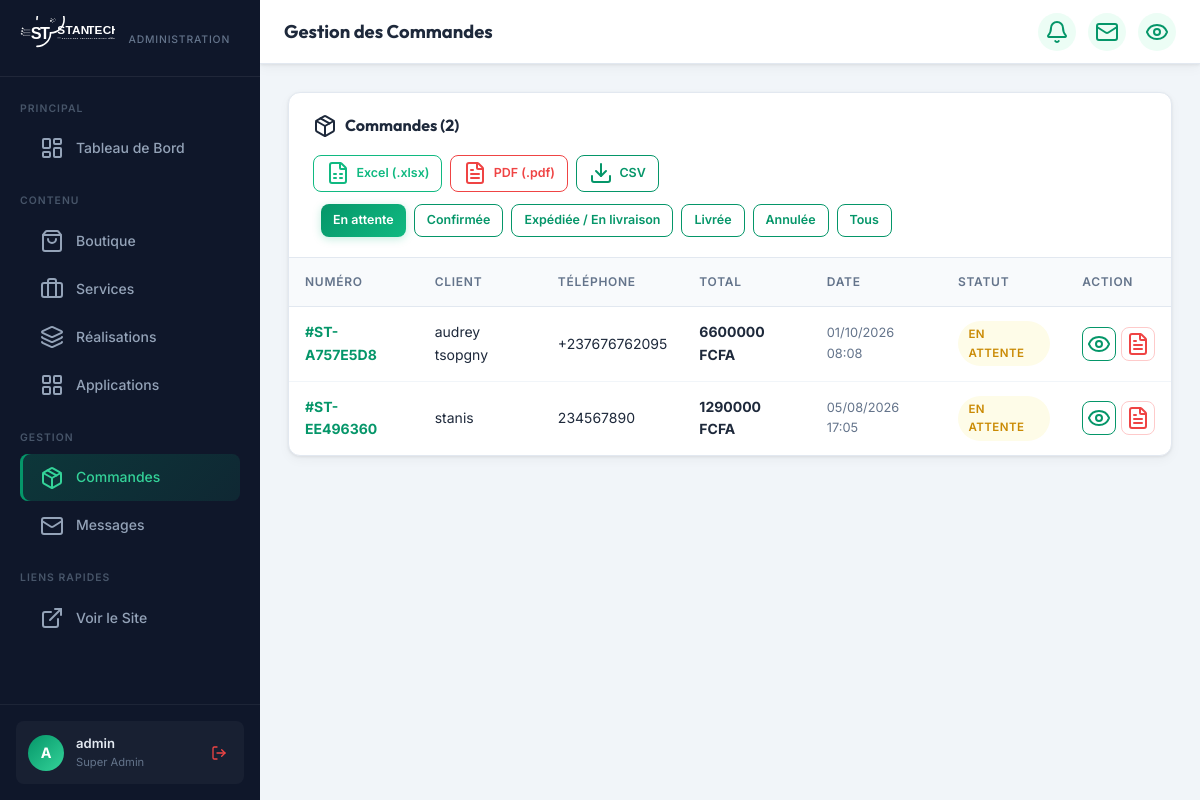
Screenshot of /dashboard/commandes/?status=pending (signed in) with the database file from the repository.
### core/models.py (models this page shows, shortened)
class Order(models.Model):
    STATUS_CHOICES = [
        ('pending', 'En attente'),
        ('confirmed', 'Confirmée'),
        ('shipped', 'Expédiée / En livraison'),
        ('delivered', 'Livrée'),
        ('cancelled', 'Annulée'),
    ]
    order_number = models.CharField(max_length=50, unique=True, editable=False, verbose_name="Numéro de Commande")
    customer_name = models.CharField(max_length=150, verbose_name="Nom complet du client")
    customer_email = models.EmailField(verbose_name="Adresse email")
    customer_phone = models.CharField(max_length=30, verbose_name="Numéro de téléphone")
    delivery_address = models.TextField(verbose_name="Adresse de livraison")
    city = models.CharField(max_length=100, default="Abidjan / Paris", verbose_name="Ville")
    total_amount = models.DecimalField(max_digits=10, decimal_places=2, default=0.00, verbose_name="Montant total")
    status = models.CharField(max_length=20, choices=STATUS_CHOICES, default='pending', verbose_name="Statut de la commande")
    notes = models.TextField(blank=True, verbose_name="Notes / Instructions de livraison")
    created_at = models.DateTimeField(auto_now_add=True, verbose_name="Date de commande")
    class Meta:
        verbose_name = "Commande"
        verbose_name_plural = "Commandes"
        ordering = ['-created_at']

### core/admin_views.py (the view)
# urls.py: path('dashboard/commandes/', admin_views.dashboard_orders, name='dashboard_orders'),
@login_required(login_url='/dashboard/login/')
@user_passes_test(is_superuser, login_url='/dashboard/login/')
def dashboard_orders(request):
    status_filter = request.GET.get('status', '')
    orders = Order.objects.prefetch_related('items').all()
    if status_filter:
        orders = orders.filter(status=status_filter)
    context = {
        'orders': orders,
        'status_filter': status_filter,
        'status_choices': Order.STATUS_CHOICES,
        'page_title': 'Gestion des Commandes',
    }
    return render(request, 'admin_custom/orders.html', context)

### core/admin_views.py (called while the page is built)
def is_superuser(user):
    return user.is_authenticated and user.is_superuser

### core/context_processors.py (called while the page is built, shortened)
def cart_context(request):
    cart = request.session.get('cart', {})
    if not isinstance(cart, dict):
        cart = {}
    total_items = 0
    total_price = 0.0
    return {
        'cart_count': total_items,
        'cart_total': total_price,
        'cart_items': cart,
    }

### templates/admin_custom/orders.html
{% extends 'admin_custom/base.html' %}
{% block content %}
<div class="table-card">
  <div class="table-header">
    <h3><i data-lucide="package"></i> Commandes ({{ orders.count }})</h3>
    <div class="table-actions">
      <div style="display:flex;gap:0.5rem;align-items:center;">
        <a href="{% url 'dashboard_export_orders_excel' %}" class="btn btn-sm btn-outline" style="color:#10b981;border-color:#10b981;" title="Exporter en Excel">
          <i data-lucide="file-spreadsheet"></i> Excel (.xlsx)
        </a>
        <a href="{% url 'dashboard_export_orders_pdf' %}" class="btn btn-sm btn-outline" style="color:#ef4444;border-color:#ef4444;" title="Exporter en PDF">
          <i data-lucide="file-text"></i> PDF (.pdf)
        </a>
        <a href="{% url 'dashboard_export_orders' %}" class="btn btn-sm btn-outline" title="Exporter en CSV">
          <i data-lucide="download"></i> CSV
        </a>
      </div>
      <form method="get" style="display:flex;gap:0.5rem;flex-wrap:wrap;margin-left:0.5rem;">
        {% for val, label in status_choices %}
          <a href="?status={{ val }}" class="btn btn-sm {% if status_filter == val %}btn-primary{% else %}btn-outline{% endif %}">{{ label }}</a>
        {% endfor %}
        {% if status_filter %}<a href="?" class="btn btn-sm btn-outline">Tous</a>{% endif %}
      </form>
    </div>
  </div>
  {% if orders %}
  <div class="table-responsive">
    <table>
      <thead><tr>
        <th>Numéro</th><th>Client</th><th>Téléphone</th><th>Total</th><th>Date</th><th>Statut</th><th>Action</th>
      </tr></thead>
      <tbody>
        {% for order in orders %}
        <tr>
          <td><a href="{% url 'dashboard_order_detail' order.pk %}" style="font-weight:700;color:var(--primary);text-decoration:none;">#{{ order.order_number }}</a></td>
          <td>{{ order.customer_name }}</td>
          <td>{{ order.customer_phone }}</td>
          <td><strong>{{ order.total_amount|floatformat:0 }} FCFA</strong></td>
          <td style="font-size:0.8rem;color:var(--text-muted);">{{ order.created_at|date:"d/m/Y H:i" }}</td>
          <td>
            {% if order.status == 'pending' %}<span class="badge badge-yellow">En attente</span>
            {% elif order.status == 'confirmed' %}<span class="badge badge-blue">Confirmée</span>
            {% elif order.status == 'shipped' %}<span class="badge badge-purple">En livraison</span>
            {% elif order.status == 'delivered' %}<span class="badge badge-green">Livrée</span>
            {% else %}<span class="badge badge-red">Annulée</span>{% endif %}
          </td>
          <td>
            <div style="display:flex;gap:0.3rem;">
              <a href="{% url 'dashboard_order_detail' order.pk %}" class="btn btn-outline btn-sm btn-icon" title="Voir la commande"><i data-lucide="eye"></i></a>
              <a href="{% url 'dashboard_export_order_single_pdf' order.pk %}" class="btn btn-outline btn-sm btn-icon" style="color:#ef4444;border-color:#fecaca;" title="Télécharger la Facture PDF"><i data-lucide="file-text"></i></a>
            </div>
          </td>
        </tr>
        {% endfor %}
      </tbody>
    </table>
  </div>
  {% else %}
    <div class="empty-state"><i data-lucide="package"></i><h4>Aucune commande</h4><p>Les commandes passées sur la boutique apparaîtront ici.</p></div>
  {% endif %}
</div>
{% endblock %}

### templates/admin_custom/base.html (shortened to what this page needs)
{% load static %}
<!DOCTYPE html>
<html lang="fr">
<head>
</head>
<body>
  <aside class="sidebar" id="sidebar">
    <div class="sidebar-logo" style="padding:1rem 1.25rem;">
      <a href="{% url 'index' %}" target="_blank" style="display:block;">
        <img src="{% static 'images/stantech_logo.svg' %}" alt="STANTECH"
             style="height:36px; width:auto; filter:brightness(0) invert(1);" loading="eager">
      </a>
      <div class="sidebar-subtitle" style="margin-top:0.35rem;padding-left:2px;">Administration</div>
    </div>
    <nav class="sidebar-nav">
      <div class="sidebar-section">
        <div class="sidebar-section-label">Principal</div>
        <a href="{% url 'dashboard_home' %}" class="nav-item {% if request.resolver_match.url_name == 'dashboard_home' %}active{% endif %}">
          <i data-lucide="layout-dashboard"></i> Tableau de Bord
        </a>
      </div>
      <div class="sidebar-section">
        <div class="sidebar-section-label">Contenu</div>
        <a href="{% url 'dashboard_products' %}" class="nav-item {% if 'product' in request.resolver_match.url_name %}active{% endif %}">
          <i data-lucide="shopping-bag"></i> Boutique
        </a>
        <a href="{% url 'dashboard_services' %}" class="nav-item {% if 'service' in request.resolver_match.url_name %}active{% endif %}">
          <i data-lucide="briefcase"></i> Services
        </a>
        <a href="{% url 'dashboard_realisations' %}" class="nav-item {% if 'realisation' in request.resolver_match.url_name %}active{% endif %}">
          <i data-lucide="layers"></i> Réalisations
        </a>
        <a href="{% url 'dashboard_applications' %}" class="nav-item {% if 'application' in request.resolver_match.url_name %}active{% endif %}">
          <i data-lucide="layout-grid"></i> Applications
        </a>
      </div>
      <div class="sidebar-section">
        <div class="sidebar-section-label">Gestion</div>
        <a href="{% url 'dashboard_orders' %}" class="nav-item {% if 'order' in request.resolver_match.url_name %}active{% endif %}">
          <i data-lucide="package"></i> Commandes
        </a>
        <a href="{% url 'dashboard_messages' %}" class="nav-item {% if 'message' in request.resolver_match.url_name %}active{% endif %}">
          <i data-lucide="mail"></i> Messages
        </a>
      </div>
      <div class="sidebar-section">
        <div class="sidebar-section-label">Liens Rapides</div>
        <a href="{% url 'index' %}" target="_blank" class="nav-item">
          <i data-lucide="external-link"></i> Voir le Site
        </a>
      </div>
    </nav>
    <div class="sidebar-footer">
      <div class="user-card">
        <div class="user-avatar">{{ request.user.username|first|upper }}</div>
        <div>
          <div class="user-name">{{ request.user.username }}</div>
          <div class="user-role">{% if request.user.is_superuser %}Super Admin{% else %}Staff{% endif %}</div>
        </div>
        <a href="{% url 'dashboard_logout' %}" class="logout-btn" title="Se déconnecter" style="margin-left:auto;">
          <i data-lucide="log-out" style="width:16px;height:16px;"></i>
        </a>
      </div>
    </div>
  </aside>
  <div class="main-content">
    <header class="topbar">
      <h1 class="topbar-title">{% block page_title %}{{ page_title|default:'Dashboard' }}{% endblock %}</h1>
      <div class="topbar-actions">
        <div style="position:relative; display:inline-block;">
          <button class="topbar-btn {% if unread_messages or pending_orders %}notification-dot{% endif %}" id="notif-bell-btn" onclick="toggleNotifDropdown()" title="Notifications d'activité">
            <i data-lucide="bell"></i>
          </button>
        </div>
        <a href="{% url 'dashboard_messages' %}" class="topbar-btn" title="Messages">
          <i data-lucide="mail"></i>
        </a>
        <a href="{% url 'index' %}" target="_blank" class="topbar-btn" title="Voir le site">
          <i data-lucide="eye"></i>
        </a>
      </div>
    </header>
    <div class="page-body">
      {% block content %}{% endblock %}
    </div>
  </div>
</body>
</html>

### rows the page displays
Order: order_number "ST-A757E5D8", customer_name "audrey tsopgny", customer_phone "+237676762095", total_amount "6600000", created_at "01/10/2026 08:08", status "EN ATTENTE"
Order: order_number "ST-EE496360", customer_name "stanis", customer_phone "234567890", total_amount "1290000", created_at "05/08/2026 17:05", status "EN ATTENTE"

### other values shown
{{ request.user.username|first|upper }} "A"
{{ request.user.username }} "admin"
{{ page_title|default:'Dashboard' }} "Gestion des Commandes"
{{ orders.count }} "2"
{{ label }} "En attente" "Confirmée" "Expédiée / En livraison" "Livrée" "Annulée"
